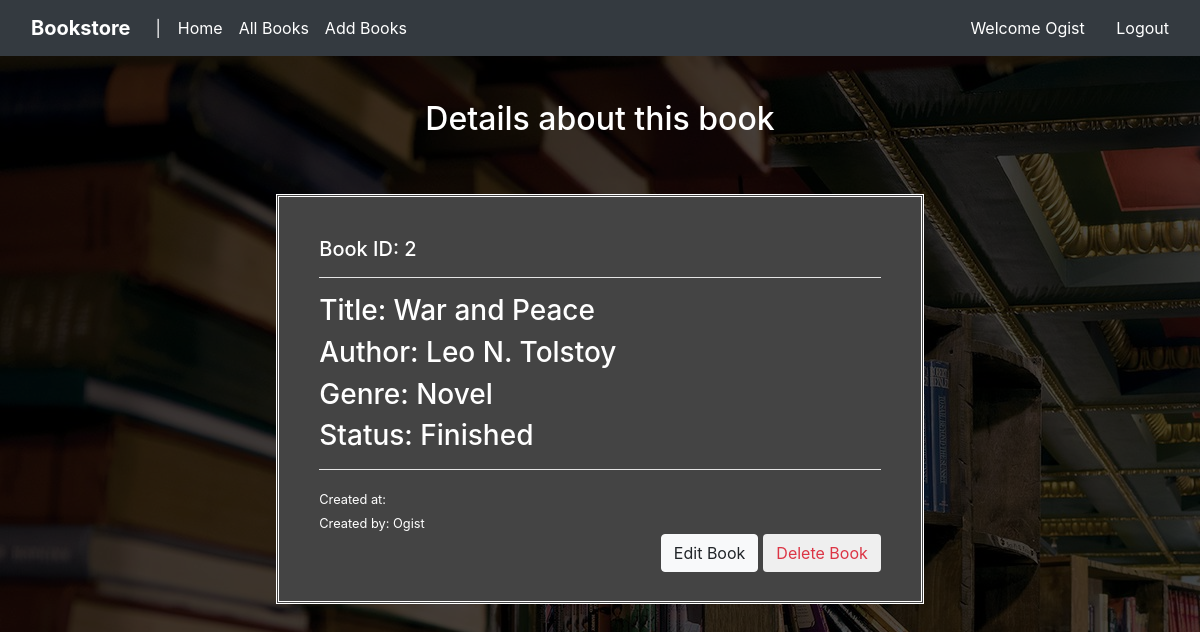
Page /show/showBook/2 (signed in) on the committed database.
### tables this page shows
CREATE TABLE books_ogist(

           `id` INT UNSIGNED NOT NULL PRIMARY KEY AUTO_INCREMENT,
           `title` VARCHAR(255) NOT NULL,
           `author` VARCHAR(255) NOT NULL,
           `genre` ENUM('Philosophy', 'Novel', 'Drama', 'Romance', 'Adventure', 'Fantasy'),
           `status` ENUM('Finished', 'Not Started', 'Reading', 'Dropped'),
           `created_at` TIMESTAMP,
    	   `updated_at` TIMESTAMP,
    	   `username` VARCHAR(255),
    	   FOREIGN KEY (`username`) REFERENCES `users`(`username`)	
    	   );

### controllers/show.php (called while the page is built, shortened)
<?php
class Show extends Controller
{
	public function showBook(){
			$viewmodel = new ShowModel();
		$this->returnView($viewmodel->showBook(), true);
	}
}

### classes/Model.php (called while the page is built, shortened)
<?php
abstract class Model
{
	protected $dbh, $stmt;
	public function __construct(){
		try{
			$this->dbh = new PDO("mysql:host=" . DB_HOST . ';dbname=' . DB_NAME, DB_USER, DB_PASSWORD);
			$this->dbh->setAttribute(PDO::ATTR_ERRMODE, PDO::ERRMODE_EXCEPTION);
		} catch (PDOException $e){
			die($e->getMessage());
		}
	}
	public function execute(){
		$this->stmt->execute();
	}
	public function query($query){
		$this->stmt = $this->dbh->prepare($query);
	}
	public function single(){
		$this->execute();
		return $this->stmt->fetch(PDO::FETCH_ASSOC);
	}
}

### models/show.php (called while the page is built, shortened)
<?php
class ShowModel extends Model
{
	public function showBook(){
				$id = $_GET['id'];
				$username = $_SESSION['user_data']['username'];
				$this->query("SELECT * FROM books_{$username} WHERE id = '$id'");
				$rows = $this->single();
				return $rows;
			}
			}

### views/show/showBook.php (the view, shortened to what this page needs)
<h2 align="center">Details about this book</h2><br><br>
	<div class="container">
		<div class="col-md-7 mx-auto" id="bs">
			<h5>Book ID: <?= $viewmodel['id']; ?></h5><hr>
			<h3>Title: <?= $viewmodel['title']; ?></h3>
			<h3>Author: <?= $viewmodel['author']; ?></h3>
			<h3>Genre: <?= $viewmodel['genre']; ?></h3>
			<h3>Status: <?= $viewmodel['status']; ?></h3><hr>
			<small>Created at: <?= $viewmodel['created_at']; ?></small><br>
			<small>Created by: <?= $viewmodel['username']; ?></small>
	       <form method="post" action="<?php $_SERVER['PHP_SELF'];?>">
				<?php if(isset($_SESSION['is_logged_in'])) : ?>
		       	    <input onclick="return confirm_delete()" class="btn btn-default float-right text-danger" type="submit" name="delete" value="Delete Book">
			     	<a class="btn btn-light float-right" id="eb" href="<?php ROOT_URL?>/Bookstore/show/update/<?= $viewmodel['id'];?>">Edit Book</a>
     			<?php endif; ?>
        </form>
		</div>
	</div>

### assets/css/style.css (style rules this page uses)
body { background: linear-gradient( rgba(0, 0, 0, 0.7), rgba(0, 0, 0, 0.7) ), url("bookstore.jpg"); color:white; padding-top: 100px; }
#eb { margin-right: 5px; }
#bs { border: double white; border-width: 3px; background: #444444; height: 410px; padding: 40px; }
hr { background-color: white; }

### rows in the picture
books_ogist: id "2", title "War and Peace", author "Leo N. Tolstoy", genre "Novel", status "Finished", username "Ogist"

### other values in the picture
$_SESSION['user_data']['username'] "Ogist"
